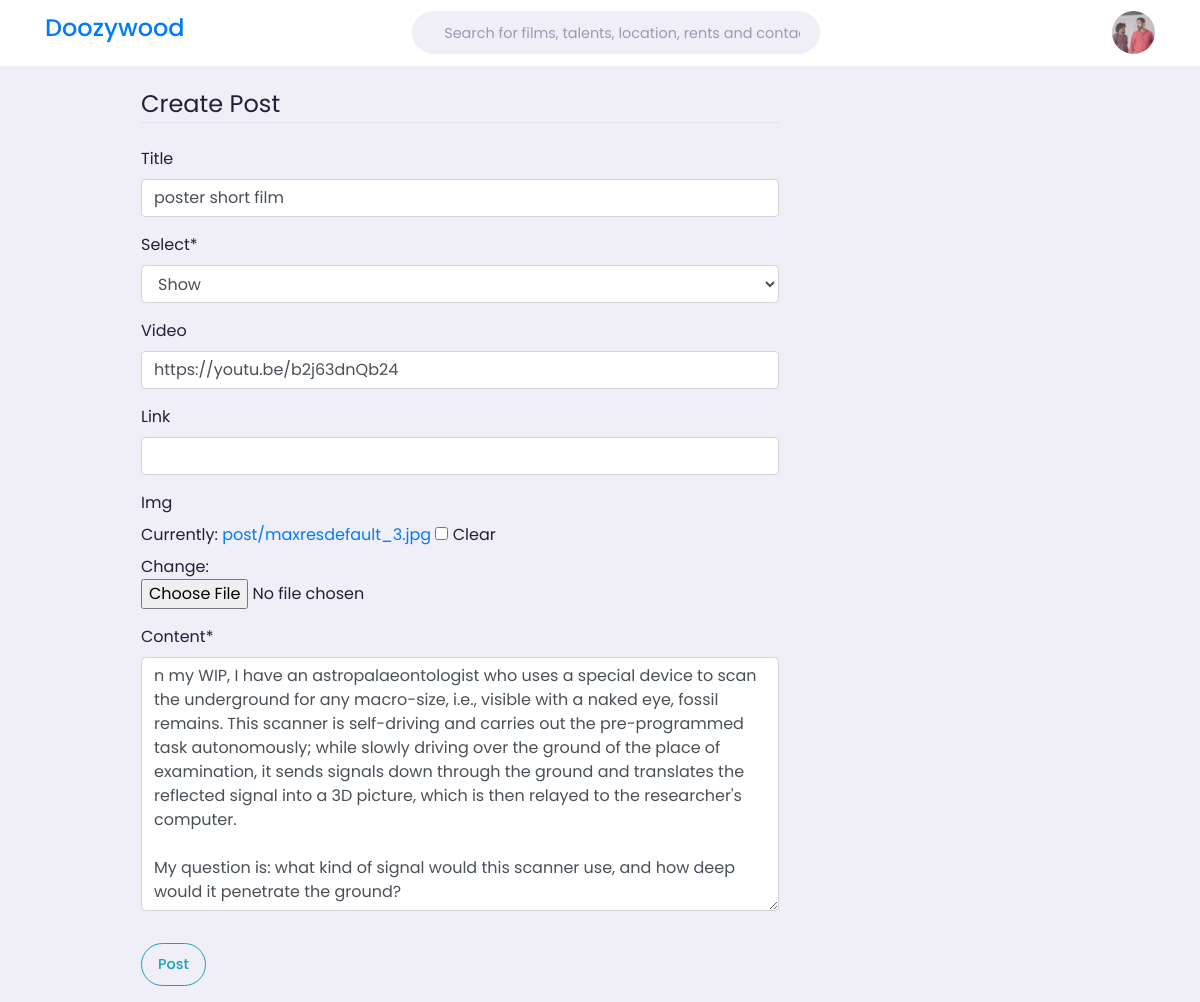
The page /post/28/update/ (signed in) on the database its author committed.
### users/models.py (models this page shows, shortened)
class Profile(models.Model):
    user = models.OneToOneField(User, on_delete=models.CASCADE)
    image = models.ImageField(default='default.jpg', upload_to='profile_pics')

### blog/models.py (models this page shows, shortened)
class Post(models.Model):
    author = models.ForeignKey(
        settings.AUTH_USER_MODEL, on_delete=models.CASCADE)
    select = models.CharField(max_length=100, choices=POST_CHOICES, default='tweet')
    link = models.CharField(max_length=200, blank=True)
    video = EmbedVideoField(blank=True)
    title = models.CharField(max_length=100,blank=True)
    content = models.TextField()
    img = models.ImageField(upload_to='post/', blank=True)
    liked = models.ManyToManyField(
        settings.AUTH_USER_MODEL, blank=True, related_name='liked')
    date_posted = models.DateTimeField(default=timezone.now)
    objects = PostManager()
    class Meta:
        ordering = ('-date_posted', )

### blog/views.py (the view, shortened to what this page needs)
# urls.py: path('post/<int:pk>/update/', PostUpdateView.as_view(), name='post_update'),
class PostUpdateView(LoginRequiredMixin, UserPassesTestMixin, UpdateView):
    model = Post
    fields = ['title','select','video', 'link', 'img', 'content']
    template_name = 'post_form.html'
    def test_func(self):
        post = self.get_object()
        if self.request.user == post.author:
            return True
        return False

### blog/templates/post_form.html (shortened to what this page needs)
{% extends "base.html" %}
{% load static %}
{% load crispy_forms_tags %}
{% block content %}
<div class="middle">
    <div class="content-section">
        <form method="POST" enctype="multipart/form-data">
            <fieldset class="form-group" >
                <legend class="border-bottom mb-4">Create Post</legend>
                {{ form|crispy }}
            </fieldset>
            <div class="form-group">
                <button class="btn btn-outline-info" type="submit">Post</button>
            </div>
        </form>
    </div>
</div>
{% endblock content %}

### templates/base.html (shortened to what this page needs)
{% load static %}
<!DOCTYPE html>
<html lang="en">
<head>
    <link rel="stylesheet" href="https://unicons.iconscout.com/release/v2.1.6/css/unicons.css">
    <link rel="stylesheet" href="https://cdnjs.cloudflare.com/ajax/libs/font-awesome/4.7.0/css/font-awesome.min.css">
    <link rel="stylesheet" href="https://maxcdn.bootstrapcdn.com/bootstrap/4.0.0/css/bootstrap.min.css"
>
    <link rel="stylesheet" href="https://use.fontawesome.com/releases/v5.6.3/css/all.css"
>
    <link rel="stylesheet" href="//cdn.jsdelivr.net/npm/medium-editor@latest/dist/css/medium-editor.min.css"
    type="text/css" media="screen" charset="utf-8">
    <link rel="stylesheet" href="{% static '/css/style.css' %}">
</head>
<body>
    <nav>
        <div class="container">
                <a href="/" >
                    <h4 class="log">
                        Doozywood
                    </h4>
                </a>
            <div class="search-bar">
                <input type="search" placeholder="Search for films, talents, location, rents and contactss">
            </div>
            <div class="create">
                {% if user.is_authenticated %}
                <div class="profile-photo" >
                    <a href="#" class="menu-item" id="profile" >
                        <img src="{{ user.profile.image.url }}" >
                    </a>
                </div>
                {% else %}
                <a href="/login" class="menu-item" >
                    <span><i class="uil uil-signin"></i></i></span>
                </a>
                {% endif %}
            </div>
        </div>
    </nav>
    <main>
        <div class="container">
            {% block content %}
            {% endblock content %}
        </div>
    </main>
</body>
</html>

### static/css/style.css (style rules this page uses)
:root { --primary-color-hue: 252; --dark-color-lightness: 17%; --light-color-lightness: 95%; --white-color-lightness: 100%; --color-white: hsl(252, 30%, var(--white-color-lightness)); --color-light: hsl(252, 30%, var(--light-color-lightness)); --color-gray: hsl(252, 15%, 65%); --color-primary: hsl(var(--primary-color-hue), 60%, 48%); --color-secondary: hsl(252, 10%, 90%); --color-success: hsl(120, 95%, 65%); --color-danger: hsl(0, 95%, 65%); --color-dark: hsl(252, 30%, var(--dark-color-lightness)); --color-black: hsl(252, 30%, 10%); --border-radius: 2rem; --card-border-radius: 0.7rem; --btn-padding: 0.6rem 1rem; --search-padding: 0.6rem 1rem; --card-padding: 0.2rem; --sticky-top-left: 1.4rem; --sticky-top-right: -8rem; }
*, *::before, *::after { margin: 0; padding: 0; outline: 0; box-sizing: border-box; text-decoration: none; list-style: none; border: none; }
body { font-family: 'Poppins', sans-serif; color: var(--color-dark); background: var(--color-light); overflow-x: hidden; }
a:hover, a:visited, a:link, a:active { text-decoration: none; }
.container { width: 90%; margin: auto; }
.profile-photo { width: 2.7rem; aspect-ratio: 1/1; border-radius: 50%; overflow: hidden; }
img { display: block; width: 100%; }
.btn { display: inline-block; padding: var(--btn-padding); font-weight: 500; border-radius: var(--border-radius); cursor: pointer; transition: all 300ms ease; font-size: 0.9rem; }
nav { width: 100%; background: var(--color-white); padding: 0.7rem 0; position: fixed; top: 0; z-index: 10; }
nav .container { display: flex; align-items: center; justify-content: space-between; }
.search-bar { background: var(--color-light); border-radius: var(--border-radius); padding: var(--search-padding); }
.search-bar input[type ="search"] { background: transparent; width: 30vw; margin-left: 1rem; font-size: 0.9rem; color: var(--color-dark); }
.search-bar input[type ="search"]::placeholder { color: var(--color-gray); }
nav .create { display: flex; align-items: center; gap: 1rem; }
main { position: relative; top: 5.4rem; }
main .container { display: grid; grid-template-columns: 33vh auto 18vw; column-gap: 1rem; position: relative; }
@media screen and (max-width:1200px) { .container { width: 96%; } }
@media screen and (max-width:1200px) { main .container { grid-template-columns: 5rem auto 30vw; gap: 1rem; } }

### rows shown on the page
Post: title "poster short film", select "Show", video "https://youtu.be/b2j63dnQb24", content "n my WIP, I have an astropalaeontologist who uses a special device to scan the underground for any macro-size, i.e., visible with a naked eye, fossil remains. This scanner is self-driving and carries out the pre-programmed task autonomously; while slowly driving over the ground of the place of examination, it sends signals down through the ground and translates the reflected signal into a 3D picture, which is then relayed to the researcher's computer. My question is: what kind of signal would this scanner use, and how deep would it penetrate the ground?"
